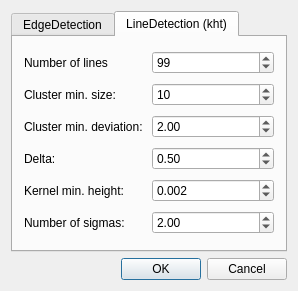
<ui version="4.0" >
 <class>DialogSettingsClass</class>
 <widget class="QDialog" name="DialogSettingsClass" >
  <property name="geometry" >
   <rect>
    <x>0</x>
    <y>0</y>
    <width>298</width>
    <height>291</height>
   </rect>
  </property>
  <property name="windowTitle" >
   <string>Settings</string>
  </property>
  <layout class="QVBoxLayout" name="verticalLayout" >
   <item>
    <widget class="QTabWidget" name="tabWidget" >
     <property name="currentIndex" >
      <number>1</number>
     </property>
     <widget class="QWidget" name="tab" >
      <attribute name="title" >
       <string>EdgeDetection</string>
      </attribute>
      <layout class="QGridLayout" name="gridLayout" >
       <item row="0" column="0" >
        <widget class="QLabel" name="label" >
         <property name="text" >
          <string>Sigma:</string>
         </property>
        </widget>
       </item>
       <item row="0" column="1" >
        <widget class="QDoubleSpinBox" name="doubleSpinEdgeSigma" >
         <property name="prefix" >
          <string/>
         </property>
         <property name="singleStep" >
          <double>1.050000000000000</double>
         </property>
         <property name="value" >
          <double>1.800000000000000</double>
         </property>
        </widget>
       </item>
       <item row="1" column="0" >
        <widget class="QLabel" name="label_2" >
         <property name="text" >
          <string>Low treshold:</string>
         </property>
        </widget>
       </item>
       <item row="1" column="1" >
        <widget class="QDoubleSpinBox" name="doubleSpinEdgeTlow" >
         <property name="prefix" >
          <string/>
         </property>
         <property name="singleStep" >
          <double>0.050000000000000</double>
         </property>
         <property name="value" >
          <double>0.200000000000000</double>
         </property>
        </widget>
       </item>
       <item row="2" column="0" >
        <widget class="QLabel" name="label_3" >
         <property name="text" >
          <string>High threshold:</string>
         </property>
        </widget>
       </item>
       <item row="2" column="1" >
        <widget class="QDoubleSpinBox" name="doubleSpinEdgeThigh" >
         <property name="singleStep" >
          <double>0.050000000000000</double>
         </property>
         <property name="value" >
          <double>0.700000000000000</double>
         </property>
        </widget>
       </item>
      </layout>
     </widget>
     <widget class="QWidget" name="tab_2" >
      <attribute name="title" >
       <string>LineDetection (kht)</string>
      </attribute>
      <layout class="QGridLayout" name="gridLayout_2" >
       <item row="2" column="0" >
        <widget class="QLabel" name="label_4" >
         <property name="text" >
          <string>Cluster min. size:</string>
         </property>
        </widget>
       </item>
       <item row="3" column="0" >
        <widget class="QLabel" name="label_5" >
         <property name="text" >
          <string>Cluster min. deviation:</string>
         </property>
        </widget>
       </item>
       <item row="4" column="0" >
        <widget class="QLabel" name="label_6" >
         <property name="text" >
          <string>Delta:</string>
         </property>
        </widget>
       </item>
       <item row="5" column="0" >
        <widget class="QLabel" name="label_7" >
         <property name="text" >
          <string>Kernel min. height:</string>
         </property>
        </widget>
       </item>
       <item row="6" column="0" >
        <widget class="QLabel" name="label_8" >
         <property name="text" >
          <string>Number of sigmas:</string>
         </property>
        </widget>
       </item>
       <item row="2" column="1" >
        <widget class="QSpinBox" name="spinLineClustMinSize" >
         <property name="toolTip" >
          <string>Minimum number of pixels in the clusters of approximately collinear feature pixels. The default value is 10.</string>
         </property>
         <property name="value" >
          <number>10</number>
         </property>
        </widget>
       </item>
       <item row="3" column="1" >
        <widget class="QDoubleSpinBox" name="doubleSpinLineClustMinDev" >
         <property name="toolTip" >
          <string>Minimum accepted distance between a feature pixel and the line segment defined by the end points of its cluster. The default value is 2.</string>
         </property>
         <property name="value" >
          <double>2.000000000000000</double>
         </property>
        </widget>
       </item>
       <item row="4" column="1" >
        <widget class="QDoubleSpinBox" name="doubleSpinLineDelta" >
         <property name="toolTip" >
          <string>Discretization step for the parameter space. The default value is 0.5.</string>
         </property>
         <property name="value" >
          <double>0.500000000000000</double>
         </property>
        </widget>
       </item>
       <item row="5" column="1" >
        <widget class="QDoubleSpinBox" name="doubleSpinLineKernelMinH" >
         <property name="toolTip" >
          <string>Minimum height for a kernel pass the culling operation. This property is restricted to the [0,1] range. The default value is 0.002.</string>
         </property>
         <property name="decimals" >
          <number>3</number>
         </property>
         <property name="value" >
          <double>0.002000000000000</double>
         </property>
        </widget>
       </item>
       <item row="6" column="1" >
        <widget class="QDoubleSpinBox" name="doubleSpinLineNumberSigmas" >
         <property name="toolTip" >
          <string>Number of standard deviations used by the Gaussian kernel. The default value is 2.</string>
         </property>
         <property name="value" >
          <double>2.000000000000000</double>
         </property>
        </widget>
       </item>
       <item row="1" column="0" >
        <widget class="QLabel" name="label_9" >
         <property name="text" >
          <string>Number of lines</string>
         </property>
        </widget>
       </item>
       <item row="1" column="1" >
        <widget class="QSpinBox" name="spinLineNumber" >
         <property name="minimum" >
          <number>10</number>
         </property>
         <property name="maximum" >
          <number>1000</number>
         </property>
         <property name="value" >
          <number>99</number>
         </property>
        </widget>
       </item>
      </layout>
     </widget>
    </widget>
   </item>
   <item>
    <widget class="QDialogButtonBox" name="buttonBox" >
     <property name="standardButtons" >
      <set>QDialogButtonBox::Cancel|QDialogButtonBox::Ok</set>
     </property>
     <property name="centerButtons" >
      <bool>false</bool>
     </property>
    </widget>
   </item>
  </layout>
 </widget>
 <layoutdefault spacing="6" margin="11" />
 <resources/>
 <connections/>
</ui>
